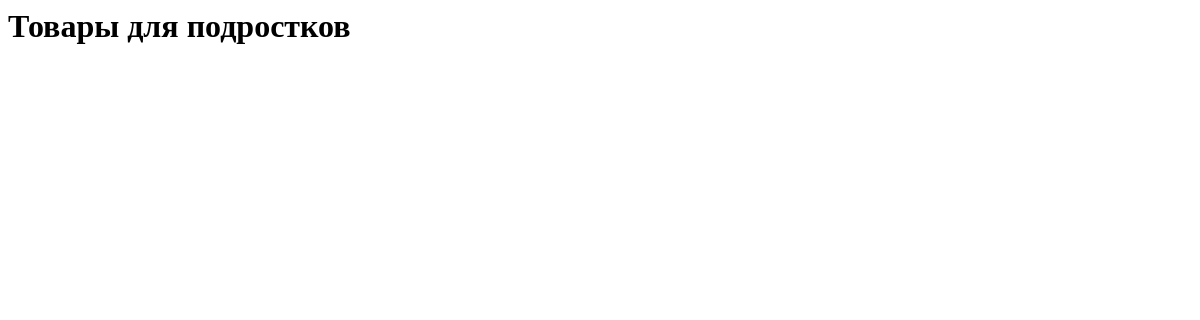
Before: /teenager_products/ with the older database file.
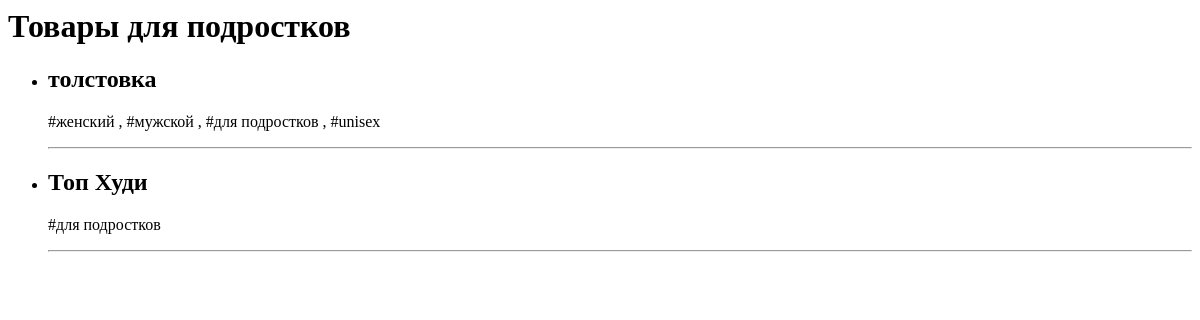
After: the same page with the newer database file.
### clothes/models.py (models this page shows, shortened)
class Products(models.Model):
    title = models.CharField(max_length=100)
    description = models.TextField(default='описание продукта')
    tags = models.ManyToManyField(CategoryClothes)
    created_at = models.DateTimeField(auto_now_add=True)

class CategoryClothes(models.Model):
    name = models.CharField(max_length=100)

### clothes/views.py (the view)
# urls.py: path('teenager_products/', views.teenagerProductsView, name='teenager'),
def teenagerProductsView(request):
    if request.method == "GET":
        teenager_products = models.Products.objects.filter(tags__name='#для подростков')
        return render(request, 'clothes/teenager_products.html', {'teenager_products': teenager_products})

### templates/clothes/teenager_products.html
    <h1>Товары для подростков</h1>
    <ul>
         {% for i in teenager_products %}
        <li>
            <h2>{{ i.title }}</h2>
            <p>
                {% for tag in i.tags.all %}
                {{ tag.name }} {% if not forloop.last %}, {% endif %}
                {% empty %}
                Категорий нет:
                {% endfor %}
            </p>
        </li>
        <hr>
        {% endfor %}
    </ul>

Changed rows visible on the page:
added Products: title "толстовка"
added CategoryClothes: name "#женский", shown under "толстовка"
added CategoryClothes: name "#мужской", shown under "толстовка"
added CategoryClothes: name "#для подростков"
added CategoryClothes: name "#unisex", shown under "толстовка"
added Products: title "Топ Худи"
